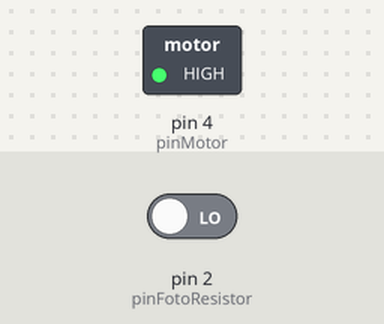
Bench run of a sketch on a simulated Arduino Uno, built with avr-gcc and run on an emulated ATmega328P. Shown: switched loads named in the sketch (green lamp = pin HIGH). The inputs (shaded band) are chosen by the test bench; at power-on: pin 2 (pinFotoResistor) LOW.

Above: at 1.2 s.
1.3 s: pin 2 (pinFotoResistor) driven HIGH
At 2.5 s:
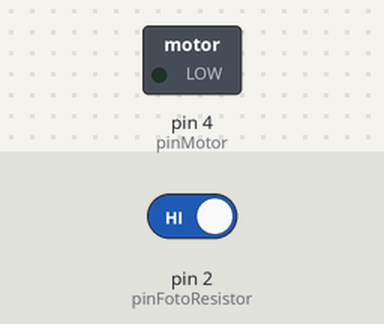
2.8 s: pin 2 (pinFotoResistor) driven LOW
At 3.8 s:
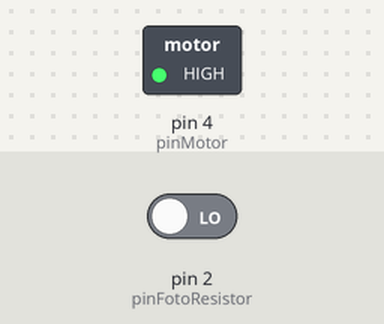
Timing chart, 0 to 5.8 s (numbered marks = the images above; inputs shaded):
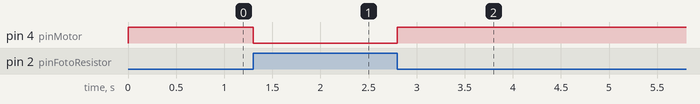

Measured:
- after the input at 1.3 s, pin 4 (pinMotor): HIGH → LOW at once
- after the input at 2.8 s, pin 4 (pinMotor): LOW → HIGH at once

The sketch:

SensorPresencia_MotorDC.ino
```cpp
int pinFotoResistor = 2;
int pinMotor = 4;
boolean estadoMotor = true;


void setup() {
  pinMode(pinFotoResistor, INPUT);
  pinMode(pinMotor, OUTPUT);
  attachInterrupt(digitalPinToInterrupt(pinFotoResistor), cambiarEstadoMotor, CHANGE);
}

void loop() {
  digitalWrite(pinMotor, estadoMotor);
}

void cambiarEstadoMotor() {
  estadoMotor = !estadoMotor;
}
```
